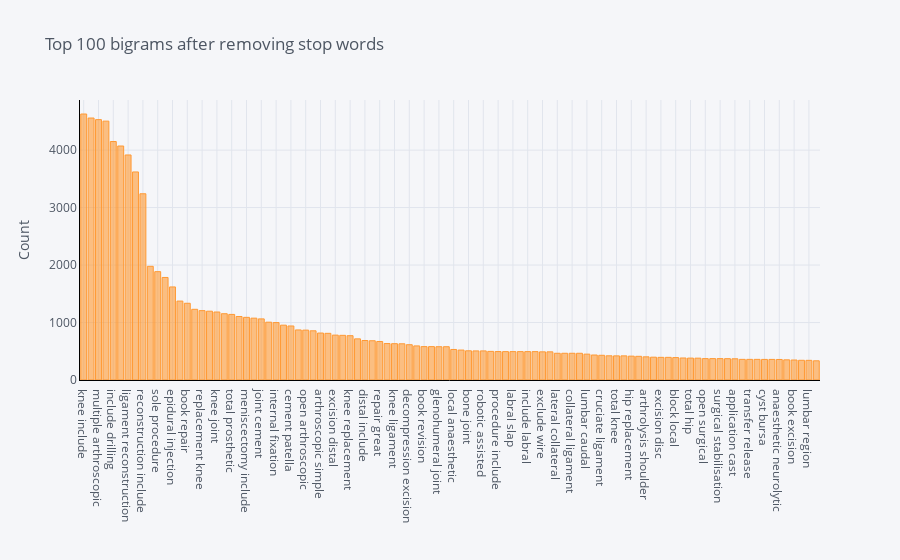

The cell this chart's notebook holds for it:
### Code cell
plot_model(plot = 'bigram')

### Figure 1 — Plotly figure (JSON) as saved in the notebook; plotly's stock layout.template omitted (floating-point values rounded to 4 significant figures)
{"data": [{"marker": {"color": "rgba(255, 153, 51, 0.6)", "line": {"color": "rgba(255, 153, 51, 1.0)", "width": 1}}, "name": "count", "orientation": "v", "text": "", "type": "bar", "x": ["knee include", "arthroscopic operation", "multiple arthroscopic", "operation knee", "include drilling", "drilling microfracture", "ligament reconstruction", "book multiple", "reconstruction include", "include arthroscopic", "sole procedure", "book epidural", "epidural injection", "book decompression", "book repair", "include debridement", "replacement knee", "book primary", "knee joint", "prosthetic replacement", "total prosthetic", "book total", "meniscectomy include", "soft tissue", "joint cement", "injection lumbar", "internal fixation", "control joint", "cement patella", "ray control", "open arthroscopic", "injection ray", "arthroscopic simple", "shoulder stabilisation", "excision distal", "primary open", "knee replacement", "arthroscopic repair", "distal include", "book meniscectomy", "repair great", "simple meniscectomy", "knee ligament", "repair knee", "decompression excision", "ligament open", "book revision", "arthroscopic procedure", "glenohumeral joint", "procedure glenohumeral", "local anaesthetic", "primary total", "bone joint", "stabilisation procedure", "robotic assisted", "long bone", "procedure include", "slap repair", "labral slap", "arthroscopic shoulder", "include labral", "fixation bone", "exclude wire", "joint exclude", "lateral collateral", "book open", "collateral ligament", "ligament complex", "lumbar caudal", "include soft", "cruciate ligament", "decompression sole", "total knee", "book complex", "hip replacement", "shoulder joint", "arthrolysis shoulder", "instability shoulder", "excision disc", "open reduction", "block local", "shoulder contracture", "total hip", "assisted total", "open surgical", "stabilisation patella", "surgical stabilisation", "patella include", "application cast", "tissue transfer", "transfer release", "release application", "cyst bursa", "bursa soft", "anaesthetic neurolytic", "joint cyst", "book excision", "cast adult", "lumbar region", "disc undercut"], "y": [4628, 4558, 4530, 4504, 4149, 4071, 3915, 3620, 3240, 1978, 1885, 1784, 1619, 1373, 1335, 1230, 1207, 1197, 1183, 1153, 1141, 1105, 1090, 1076, 1063, 1006, 999, 954, 940, 871, 868, 856, 817, 812, 781, 777, 771, 716, 687, 683, 670, 634, 632, 630, 614, 593, 581, 581, 579, 579, 531, 521, 508, 506, 506, 498, 495, 494, 494, 494, 494, 494, 490, 490, 465, 465, 465, 465, 450, 435, 430, 421, 420, 420, 415, 412, 403, 397, 394, 394, 390, 383, 381, 380, 372, 372, 372, 371, 369, 359, 359, 359, 358, 358, 357, 351, 348, 343, 342, 334]}], "layout": {"legend": {"bgcolor": "#F5F6F9", "font": {"color": "#4D5663"}}, "paper_bgcolor": "#F5F6F9", "plot_bgcolor": "#F5F6F9", "title": {"font": {"color": "#4D5663"}, "text": "Top 100 bigrams after removing stop words"}, "xaxis": {"gridcolor": "#E1E5ED", "linecolor": "black", "showgrid": true, "tickfont": {"color": "#4D5663"}, "title": {"font": {"color": "#4D5663"}, "text": ""}, "zerolinecolor": "#E1E5ED"}, "yaxis": {"gridcolor": "#E1E5ED", "linecolor": "black", "showgrid": true, "tickfont": {"color": "#4D5663"}, "title": {"font": {"color": "#4D5663"}, "text": "Count"}, "zerolinecolor": "#E1E5ED"}}}
